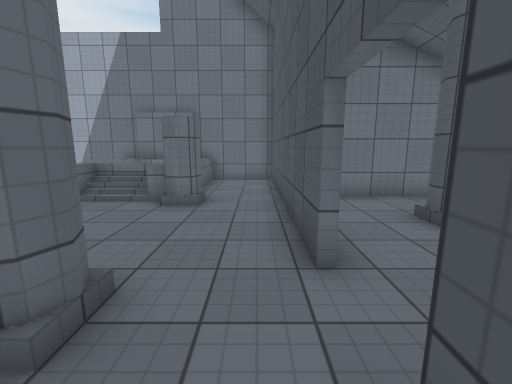
view 1 (above)

16 first-person views from a walk through a 3-D level made in the Unity game engine. The camera is 1.5 m above the floor, tilts 10° down and sees 90° across. The floor is counted in squares, 1 m on a side. Each view is taken from the middle of a square. On the plan, view 1 faces up. The plan holds only what a view shows up to about 13 squares ahead; the rest is blank. The place goes on beyond the plan. The player character is not drawn. Surface patterns are stand-ins for the level's own textures.

view 2
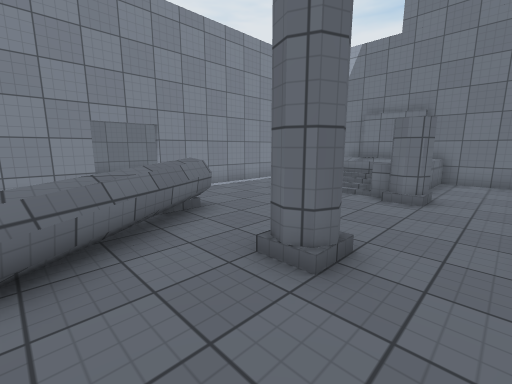

view 3
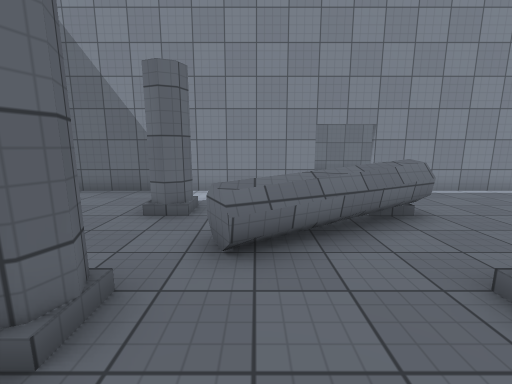

view 4
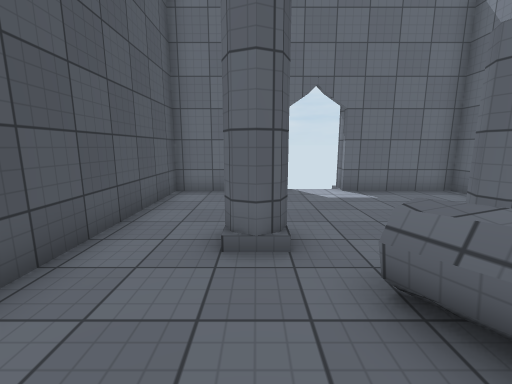

view 5
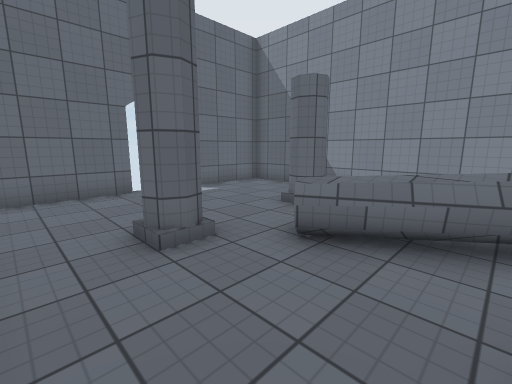

view 6
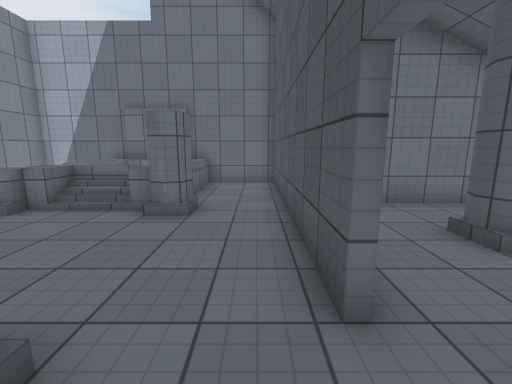

view 7
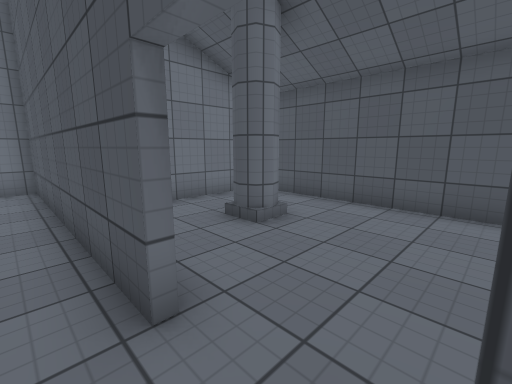

view 8
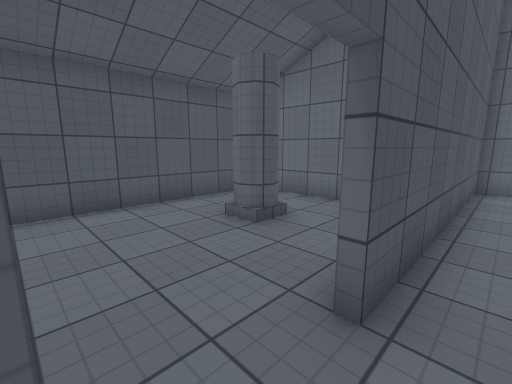

view 9
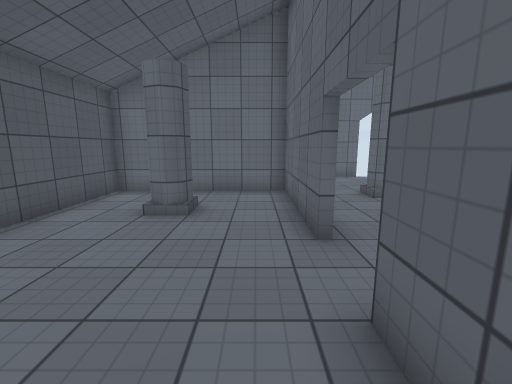

view 10
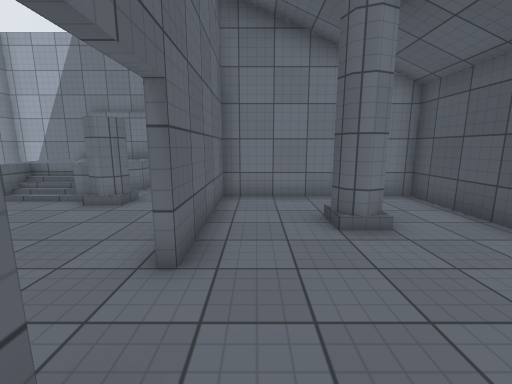

view 11
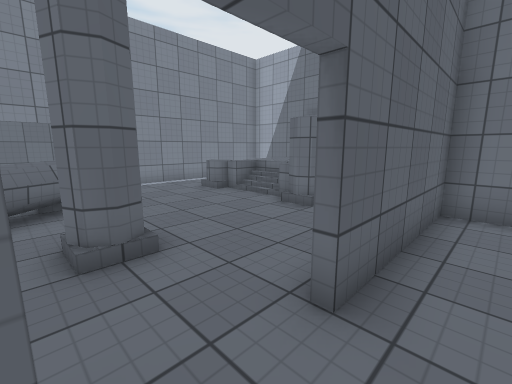

view 12
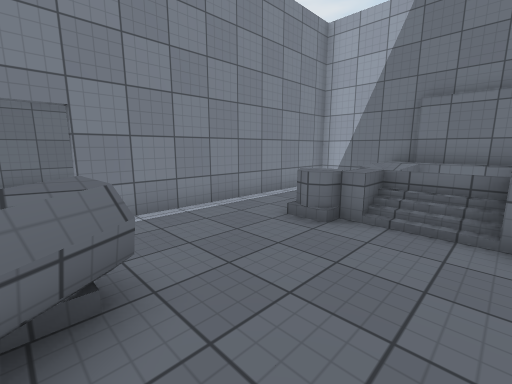

view 13
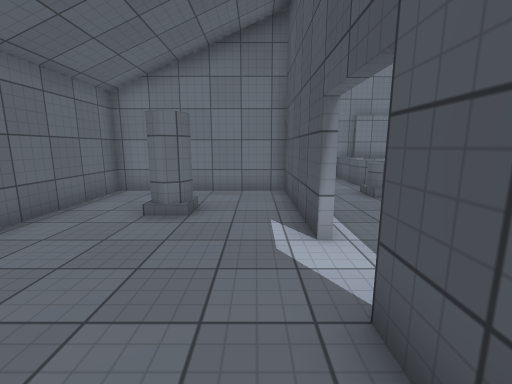

view 14
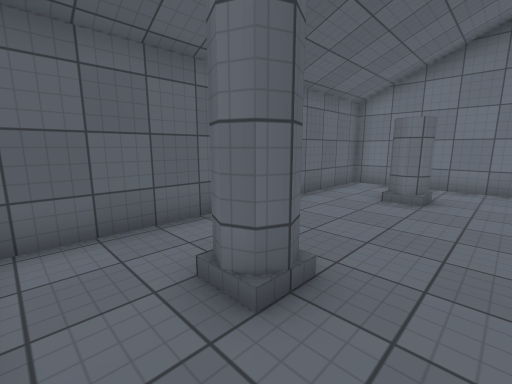

view 15
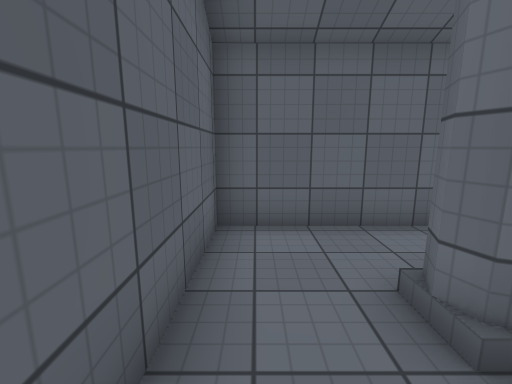

view 16
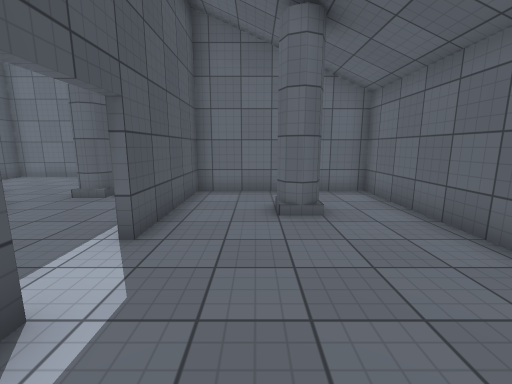

### Floor plan
Key: @ floor where view 1 was taken; # wall or solid block; . floor; / step, stairs or slope; = window, fence, low wall or low ledge; ^ raised ledge; O other object.
Columns run from 15 left of view 1 to 7 right of it. Each row starts with its distance up from view 1.
 12       ##### #####
 11       #  =# #=..#
 10       #  O   =..#
  9       #..=   =..#
  8 #######...///...#######
  7 #.....#..O=//O..#.....#
  6 #.....#.........#.....#
  5 #..#..#.........#..#..#
  4 #.....#.........#.....#
  3 #.....#.........#.....#
  2 #........^^..#........#
  1 #.........^=..........#
  0 #.....#...^^...@#.....#
 -1 #..#..#....^=...#..#..#
 -2 #.....#....=....#.....#
 -3 #.....#..O...#..#.....#
 -4 #######.........#######
 -5       #.........#
 -6       #.........#
 -7       #.........#
 -8       #####.#####
 -9           #

Positions as (right, up) in squares from view 1, and headings:
1: (0, 0), facing up
2: (0, -1), facing up-left
3: (0, -1), facing left
4: (-2, 1), facing down
5: (0, 1), facing down-left
6: (0, 1), facing up
7: (0, 1), facing up-right
8: (0, 3), facing down-right
9: (2, 5), facing down
10: (2, 0), facing up
11: (2, 1), facing up-left
12: (-3, 2), facing up-left
13: (-10, -1), facing up
14: (-10, -3), facing up-left
15: (-10, -3), facing left
16: (-11, 5), facing down
